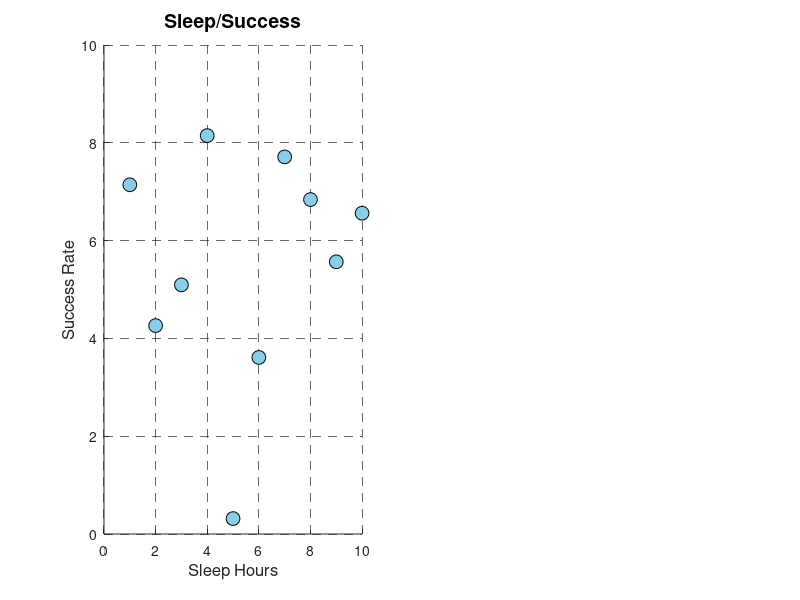

MATLAB code to generate this figure: (Note: this script raises an error after producing the figure.)


%plot(table_combined, "sleep_hours", "success_rate");

%x = table_combined ("sleep_hours");
%y = table_combined ("success_rate");

%bar_labels = {1:9};  % Labels for bar graph


% Example data for demonstration
x = 1:10;  % X-axis data for both plots
y = rand(1, 10) * 10;  % Y-axis data for scatter plot

variables = 'sleep_hours';

bar_data = randi([1, 20], 1, 5);  % Random data for bar graph
bar_labels = {1:9};  % Labels for bar graph


fig = figure;


% First subplot: Scatter plot with more details
subplot(1, 2, 1);
scatter(x, y, 100, 'MarkerEdgeColor', 'black', 'MarkerFaceColor', [0.529, 0.808, 0.922]); 
title('Sleep/Success', 'FontSize', 14, 'FontWeight', 'bold'); 
xlabel('Sleep Hours', 'FontSize', 12);  
ylabel('Success Rate', 'FontSize', 12);  
grid on;  
set(gca, 'GridLineStyle', '--', 'GridAlpha', 0.7);  
%xlim([0, 11]); 
%ylim([0, 10]);  


%saving the figure into the workspace with the name being 'what variables
%it looks at' + "_figure"
variable_name = [variables, '_figure']; 
variable_name = string(variable_name);
assignin('base', variable_name, fig);

